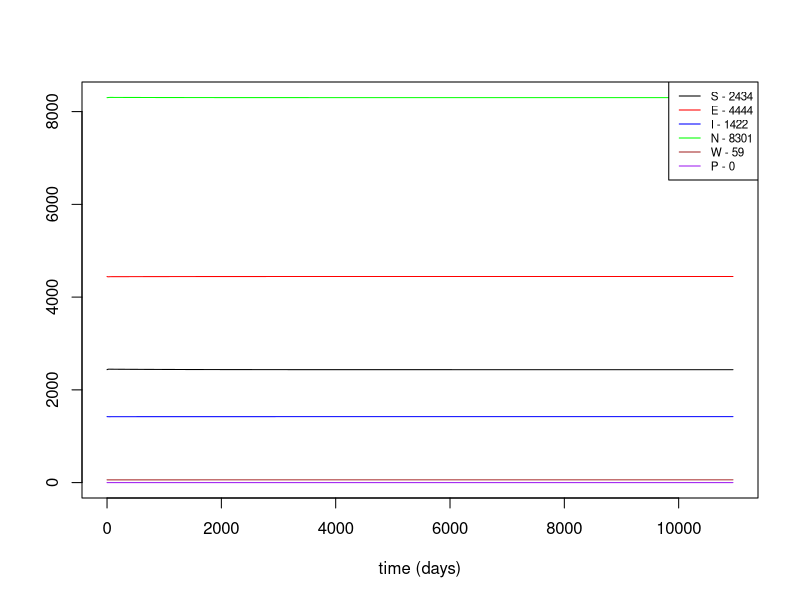
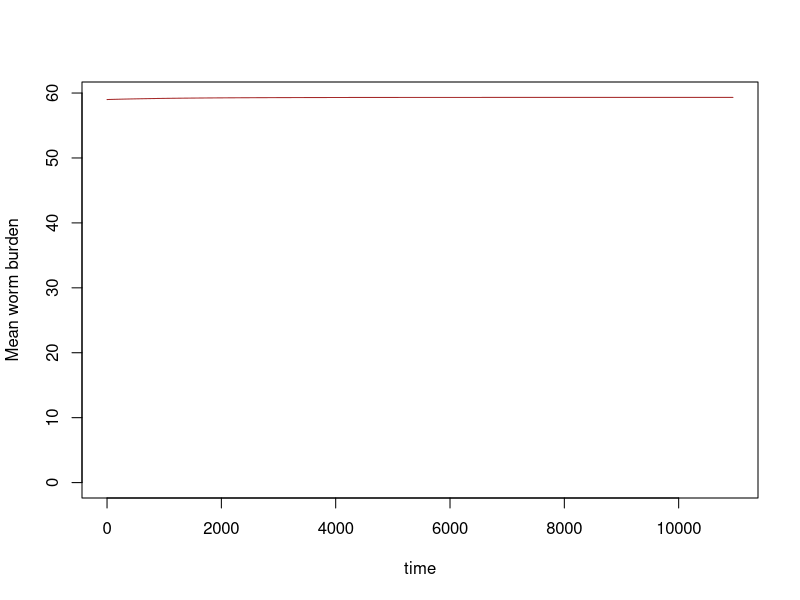
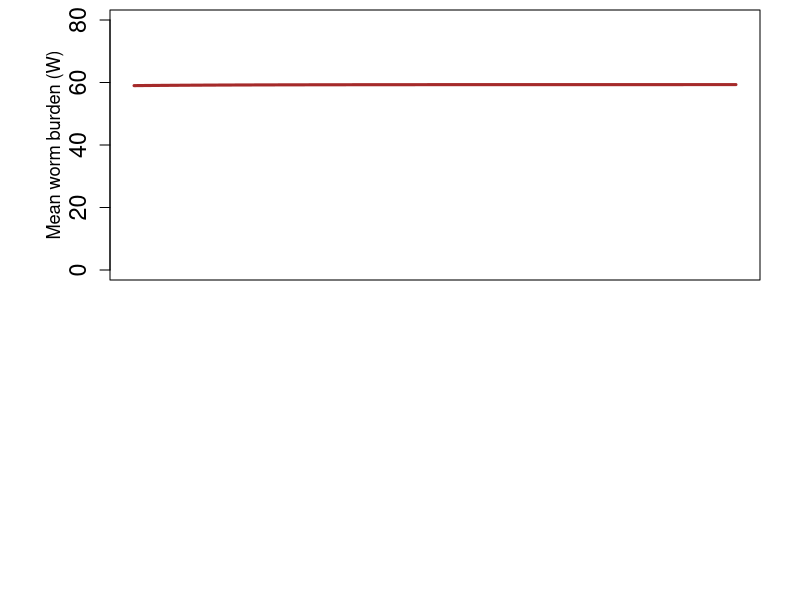

Generate these figures, in order, with R: (Note: this script raises an error after producing the figures.)
## A schisto model
library(deSolve)
schisto=function(t, n, parameters) { 
  with(as.list(parameters),{
    S=n[1]
    E=n[2]
    I=n[3]
    W=n[4]
    N=S+E+I
    pred= (alpha*P)/(1+alpha*N*Th)
    #inf= 0.5*beta*W*H*m*H
    inf= 0.5*beta*W*H*m*S
    dSdt= f_N*((1-(phi_N*N))*(S+(z*E))) - (mu_N*S) - (pred*S) - inf
    dEdt= inf - ((mu_N+pred+sigma)*E)
    dIdt= (sigma*E) - ((mu_N+mu_I)*I) - (pred*I)
    dWdt= (lamda*I) - ((mu_W+mu_H)*W)
    return(list(c(dSdt,dEdt,dIdt,dWdt)))
  }) 
} 


#Parameters from Sokolow et al ########################################
yrs=30
time=seq(0,365*yrs,1)
p=0
parameters=c(f_N=0.16, #Instantaneous snail mortality rate
             phi_N= (1-1/(80*0.16))/10000, #~Inverse of snail carrying capacity
             z=0.5, #Fraction of exposed snails that reproduce
             mu_N=1/80, #Snail mortality rate; assumed lifespan=12 weeks
             alpha=0.003, #per capita prawn attack rate on humans
             P=p, #Number of prawns in the system
             Th=0.1, #Prawn predation max
             beta=0.000004, #Snail infection probability
             H=1000, # human population
             sigma=0.02, # exposed snails becoming infected
             mu_I=0.05, #Enhanced mortality of infected snails
             lamda=0.00004, #Human infection probability from infected snails
             mu_H=0.00004566, #Worm mortality from host deaths
             mu_W=0.00091324, #Adult worm natural mortality
             m=0.5 #Miracidial production per reproductive female
             )
#Parameters we might consider changing based on other sources
    #beta = 0.000001-0.0005 from Liang et al 2002
    #f = 0.5/7 = 0.07/day snail recruitment rate from Woolhouse, 1990 fig4 @ 21 C

# Various starting values ########################
#nstart=c(S=5500,E=1500,I=1000, W=50) #VALUES USED HERE ARE Randomly contrived

nstart=c(S=2435,E=4444,I=1422, W=59) #VALUES USED HERE ARE PRAWN-FREE EQUILIBRIUM

#nstart=c(S=6097,E=346,I=45, W=26) #VALUES USED HERE ARE PRAWN=33 EQBM

#Run the model and print ~eqbm values #######################
output=as.data.frame(ode(nstart,time,schisto,parameters))
output[100:500,]
eqbm<-output[365*yrs,]
  eqbm

#Plot changes over time period
par(mfrow=c(1,1))
plot(output[,1], output[,2], type='l', xlab="time (days)",ylab="",
     ylim=c(0,max(output[,2]+output[,3]+output[,4])))
lines(output[,1],output[,3],col="red")
lines(output[,1],output[,4],col="blue")
lines(output[,1],output[,2]+output[,3]+output[,4],col="green")
lines(output[,1],output[,5],col="brown")
lines(output[,1],rep(p,times=length(output[,1])),col="purple")
legend("topright",paste(c("S","E","I","N","W","P"),
                        as.integer(c(eqbm[,2],eqbm[,3],eqbm[,4],(eqbm[,2]+eqbm[,3]+eqbm[,4]),eqbm[,5],p)),
                        sep=" - "),
       col=c("black","red","blue","green","brown","purple"),lty=1,cex=0.7)

#Plot only mean worm burden (W) over 30-yr run
plot(output[,1], output[,5], type='l', col="brown",xlab="time",ylab="Mean worm burden",
     ylim=c(0,max(output[,5])))

#Run the model with P=50 and observe dynamics over time  (Sok etal Fig5B&E) #####################
yrs=20
time=seq(0,365*yrs,1)
p=50

output=as.data.frame(ode(nstart,time,schisto,parameters))
output[100:500,]
eqbm2<-output[365*yrs,]
eqbm2

#Plots
par(mfrow=c(2,1), cex.lab=1.3, cex.axis=1.4)
par(mai=c(0.2, 1.1, 0.1,0.4))
  plot(output[,1]/365, output[,5], type='l', xlab="",ylab="", lwd=3,
        ylim=c(0,80), col="brown", xaxt='n')
    mtext("Mean worm burden (W)", side=2, line=2.3, cex=1.1)
par(mai=c(1.2, 1.1, 0.1,0.4)) 
  plot(output[,1]/365, prev(W=output[,5])*100, type='l', xlab="years",ylab="", lwd=3,
         ylim=c(0,100), col="red")
    mtext("Prevalence", side=2, line=2.3, cex=1.3)

#Function to calculate prevalence ####################################
prev<-function(W,k=0.25){
  1-(1+(W/k))^(-k)
}
prev2<-function(x){
  1-(1+(x/0.25))^(-0.25)
} #Same function, just with k already set to value cited in sokolow et al 2015
prev(W=eqbm[,5])

#Function to calculate R-0 of system give parameter values ################
r0<-function(f_N=0.16, #Instantaneous snail mortality rate
             phi_N= (1-1/(80*0.16))/10000, #~Inverse of snail carrying capacity
             z=0.5, #Fraction of exposed snails that reproduce
             mu_N=1/80, #Snail mortality rate; assumed lifespan=12 weeks
             alpha=0.003, #per capita prawn attack rate on humans
             P=p, #Number of prawns in the system
             Th=0.1, #Prawn predation max
             beta=0.000004, #Snail infection probability
             H=1000, # human population
             sigma=0.02, # exposed snails becoming infected
             mu_I=0.05, #Enhanced mortality of infected snails
             lamda=0.00004, #Human infection probability from infected snails
             mu_H=0.00004566, #Worm mortality from host deaths
             mu_W=0.00091324, #Adult worm natural mortality
             m=0.5 #Miracidial production per reproductive female
                )
  {
  pred=(alpha*P)/(1+(alpha*Th))
  print(pred)
  #top=((f+f*z)*(beta*m)*sigma*lamda)
  top=beta*0.5*H*m*(1/phi_N)*sigma*lamda
  print(top)
  bot=(mu_N+mu_I+pred)*(mu_N+sigma+pred)*(mu_H+mu_W)
  print(bot)
  r0=top/bot
  r0
}
r0()

#Function to observe instantaneous rates of change at given parameter values #############
d_all<-function(f_N=0.16, #Instantaneous snail mortality rate
                phi_N= (1-1/(80*0.16))/10000, #~Inverse of snail carrying capacity
                z=0.5, #Fraction of exposed snails that reproduce
                mu_N=1/80, #Snail mortality rate; assumed lifespan=12 weeks
                alpha=0.003, #per capita prawn attack rate on humans
                P=p, #Number of prawns in the system
                Th=0.1, #Prawn predation max
                beta=0.000004, #Snail infection probability
                H=1000, # human population
                sigma=0.02, # exposed snails becoming infected
                mu_I=0.05, #Enhanced mortality of infected snails
                lamda=0.00004, #Human infection probability from infected snails
                mu_H=0.00004566, #Worm mortality from host deaths
                mu_W=0.00091324, #Adult worm natural mortality
                m=0.5, #Miracidial production per reproductive female
                S, E, I, W){
  N=S+E+I
  pred= (alpha*P)/(1+(alpha*N*Th))
  inf= 0.5*beta*W*H*m*H
    dSdt= f_N*((1-(phi_N*N))*(S+(z*E))) - (mu_N*S) - (pred*S) - inf
  print(dSdt)
    dEdt= inf - ((mu_N+pred+sigma)*E)
  print(dEdt)
    dIdt= (sigma*E) - ((mu_N+mu_I)*I) - (pred*I)
  print(dIdt)
    dWdt= (lamda*I) - ((mu_W+mu_H)*W)
  print(dWdt)
}

#Check changes at equilibrium
d_all(S=eqbm[,2], E=eqbm[,3], I=eqbm[,4], W=eqbm[,5])

#Plot change in S,E,I,W over variable P, with runs equal to 30 years ##############
p_range<-seq(from=1, to=100, by=1)
  op<-rep(0, time=length(p_range))
  op2<-rep(0, time=length(p_range))
  op3<-rep(0, time=length(p_range))
  op4<-rep(0, time=length(p_range))
  for(p in p_range){
    ind<-which(p_range==p)
    time=seq(0,365*30,1)
    parameters=c(f_N=0.16, #Instantaneous snail mortality rate
                 phi_N= (1-1/(80*0.16))/10000, #~Inverse of snail carrying capacity
                 z=0.5, #Fraction of exposed snails that reproduce
                 mu_N=1/80, #Snail mortality rate; assumed lifespan=12 weeks
                 alpha=0.003, #per capita prawn attack rate on humans
                 P=p, #Number of prawns in the system
                 Th=0.1, #Prawn predation max
                 beta=0.000004, #Snail infection probability
                 H=1000, # human population
                 sigma=0.02, # exposed snails becoming infected
                 mu_I=0.05, #Enhanced mortality of infected snails
                 lamda=0.00004, #Human infection probability from infected snails
                 mu_H=0.00004566, #Worm mortality from host deaths
                 mu_W=0.00091324, #Adult worm natural mortality
                 m=0.5 #Miracidial production per reproductive female
    )
    nstart=c(S=4382,E=3847,I=684, W=28)  
    output=as.data.frame(ode(nstart,time,schisto,parameters)) 
    #op[ind]<-output[10950,2]+output[10950,3]+output[10950,4]
    op[ind]<-output[365*30,2]
    op2[ind]<-output[365*30,3]
    op3[ind]<-output[365*30,4]
    op4[ind]<-output[365*30,5]
  }
  #Plot results over Predator-values
  par(mfrow=c(1,1))
  plot(p_range, op/(op+op2+op3), type='l', xlab="",ylab="%Susceptible of all snails", col="black", lty=3)
  par(mfrow=c(2,2))
  plot(p_range, op, type='l', xlab="#Predators",ylab="S", col="black", ylim=c(0,max(op, na.rm=TRUE)))
  plot(p_range, op2, type="l", xlab="#Predators",ylab="E", col="red", ylim=c(0,max(op2, na.rm=TRUE)))
  plot(p_range, op3, type="l", xlab="#Predators",ylab="I", col="blue", ylim=c(0,max(op3, na.rm=TRUE)))
  plot(p_range, op4, type="l", xlab="#Predators",ylab="W", col="brown", ylim=c(0,max(op4, na.rm=TRUE)))
  
#Plot N & I over P for document#####################

par(mfrow=c(2,1), cex.lab=1.5, cex.axis=1.4)
#Plot total number of snails (N) across different values of P
par(mai=c(0.2, 1.1, 0.1,0.4))
plot(p_range, (op+op2+op3), type='l', lwd=3, xlab="",ylab="",
     col="black", xlim=c(0,100), ylim=c(0,9000), xaxt='n')
  mtext(expression(italic(N)), side=2, cex=2, las=2, line=2.6)

#Plot total number of infected snails (I) across different values of P
  par(mai=c(1.2, 1.1, 0.1,0.4))
  plot(p_range, (op3), type='l', lwd=3, xlab="Predator abundance",ylab="", 
     col="blue", xlim=c(0,100), ylim=c(0,1500))
  mtext(expression(italic(I)), side=2, cex=2, las=2, line=2.6, col="blue")

#Plot W & Prev over P for document#####################
par(mfrow=c(2,1), cex.lab=1.4, cex.axis=1.3)
  #W plot
  par(mai=c(0.2, 1.1, 0.1,0.4))
  plot(p_range, op4, type="l", ylab="", col="brown", 
       lwd=2, ylim=c(0,60), xaxt='n')
  mtext("Mean worm burden (W)", col="brown", line=2.5, cex=1.4, side=2)
  #Prev Plot
  par(mai=c(1.2, 1.1, 0.1,0.4))
  plot(p_range, prev(W=op4), type="l", xlab="Predator abundance",ylab="", 
       col="red", lwd=2, ylim=c(0,0.80))
    mtext("Prevalence", col="red", line=2.5, cex=1.5, side=2)
#########################################  
  #Plot proportion of snails that are susceptible at 30 yr equilibirum across different values of P
plot(p_range, ((op+op2)/(op+op2+op3))*100, type='l', xlab="#Predators",ylab="%NON-infected of all snails", 
     col="black", xlim=c(0,50), ylim=c(0,100))
abline(h=100, col="pink",lty=2)
